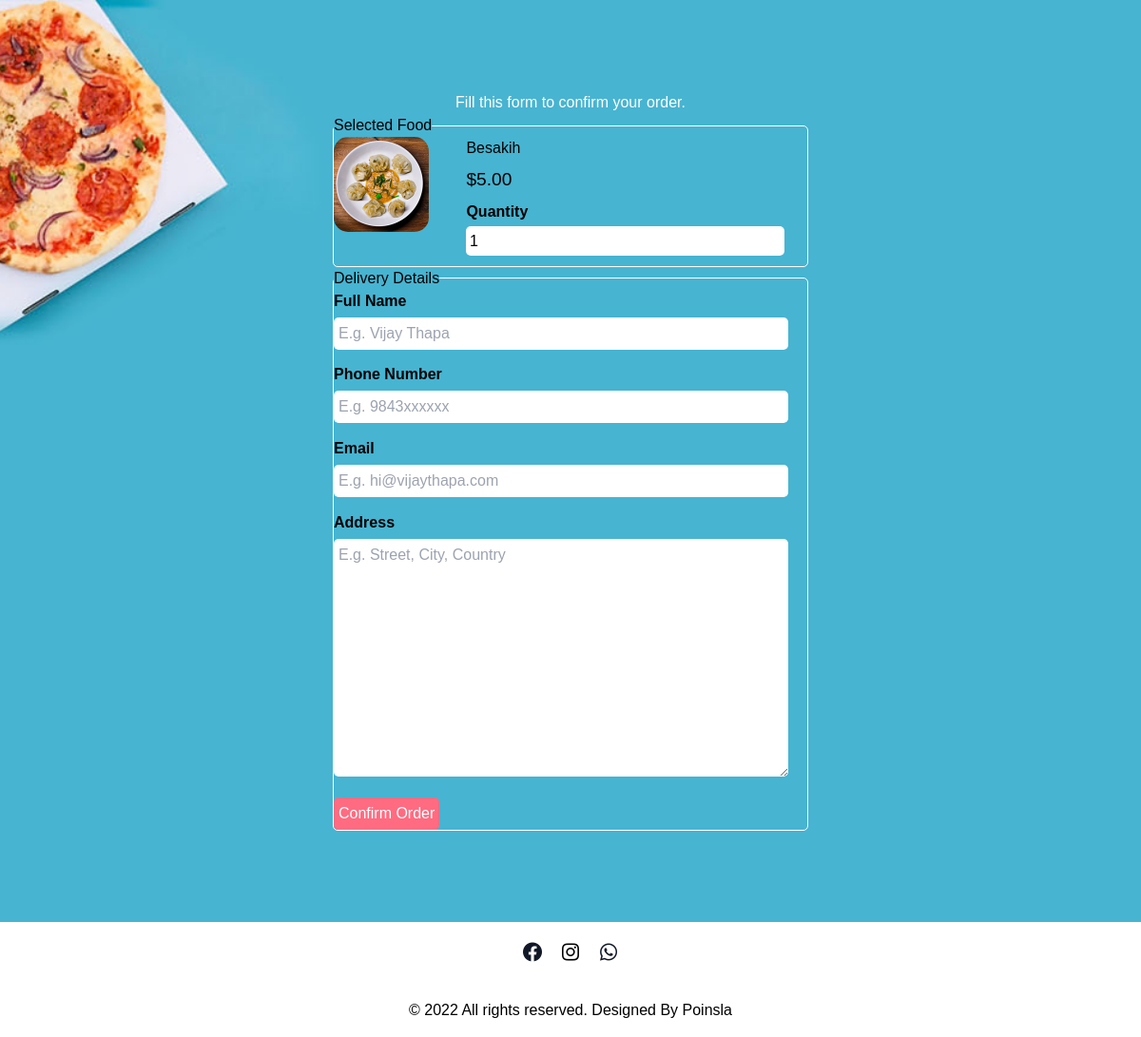
/order.php?food_id=3, run on the app's committed database.
### tables this page shows
CREATE TABLE `tbl_food` (
  `id` int(10) UNSIGNED NOT NULL,
  `category_id` int(10) UNSIGNED NOT NULL,
  `title` varchar(100) NOT NULL,
  `description` text NOT NULL,
  `price` decimal(10,2) NOT NULL,
  `image_name` varchar(255) NOT NULL,
  `featured` varchar(10) NOT NULL,
  `active` varchar(10) NOT NULL
);

### order.php (the view, shortened to what this page needs)
<?php include('partials-front/header.php'); ?>
<?php
if (isset($_GET['food_id'])) {
    $food_id = $_GET['food_id'];
    $sql = "SELECT * FROM tbl_food WHERE id=$food_id";
    $res = mysqli_query($conn, $sql);
    $count = mysqli_num_rows($res);
    if ($count == 1) {
        $row = mysqli_fetch_assoc($res);
        $title = $row['title'];
        $price = $row['price'];
        $image_name = $row['image_name'];
    } else {
        header('location:' . SITEURL);
    }
} else {
    header('location:' . SITEURL);
}
?>
<section class="food-search">
    <div class="container">
        <h2 class="text-center text-white">Fill this form to confirm your order.</h2>
        <form action="" method="POST" class="order">
            <fieldset>
                <legend>Selected Food</legend>
                <div class="food-menu-img">
                    <?php
                    if ($image_name == "") {
                        echo "<div class='error'>Image not Available.</div>";
                    } else {
                    ?>
                        <img src="<?php echo SITEURL; ?>images/food/<?php echo $image_name; ?>" alt="Chicke Hawain Pizza" class="img-responsive img-curve">
                    <?php
                    }
                    ?>
                </div>
                <div class="food-menu-desc">
                    <h3><?php echo $title; ?></h3>
                    <p class="food-price">$<?php echo $price; ?></p>
                    <div class="order-label">Quantity</div>
                    <input type="number" name="qty" class="input-responsive" value="1" required>
                </div>
            </fieldset>
            <fieldset>
                <legend>Delivery Details</legend>
                <div class="order-label">Full Name</div>
                <input type="text" name="full-name" placeholder="E.g. Vijay Thapa" class="input-responsive" required>
                <div class="order-label">Phone Number</div>
                <input type="tel" name="contact" placeholder="E.g. 9843xxxxxx" class="input-responsive" required>
                <div class="order-label">Email</div>
                <input type="email" name="email" placeholder="E.g. hi@vijaythapa.com" class="input-responsive" required>
                <div class="order-label">Address</div>
                <textarea name="address" rows="10" placeholder="E.g. Street, City, Country" class="input-responsive" required></textarea>
                <input type="submit" name="submit" value="Confirm Order" class="btn btn-primary">
            </fieldset>
        </form>
    </div>
</section>
<?php include('partials-front/footer.php'); ?>

### css/style.css (style rules this page uses)
* { margin: 0 0; padding: 0 0; font-family: Arial, Helvetica, sans-serif; }
.container { width: 80%; margin: 0 auto; padding: 1%; }
.img-responsive { width: 100%; }
.img-curve { border-radius: 15px; }
.text-center { text-align: center; }
.text-white { color: white; }
.btn { padding: 1%; border: none; font-size: 1rem; border-radius: 5px; }
.btn-primary { background-color: #ff6b81; color: white; cursor: pointer; }
h2 { color: #2f3542; font-size: 2rem; margin-bottom: 2%; }
h3 { font-size: 1.5rem; }
fieldset { border: 1px solid white; margin: 5%; padding: 3%; border-radius: 5px; }
.food-search { background-image: url(../images/bg.jpg); background-size: cover; background-repeat: no-repeat; background-position: center; padding: 7% 0; }
.food-menu-img { width: 20%; float: left; }
.food-menu-desc { width: 70%; float: left; margin-left: 8%; }
.food-price { font-size: 1.2rem; margin: 2% 0; }
.order { width: 50%; margin: 0 auto; }
.input-responsive { width: 96%; padding: 1%; margin-bottom: 3%; border: none; border-radius: 5px; font-size: 1rem; }
.order-label { margin-bottom: 1%; font-weight: bold; }

### assets/css/styles.css (style rules this page uses)
*, *::before, *::after { box-sizing: border-box; }
:root { -moz-tab-size: 4; -o-tab-size: 4; tab-size: 4; }
html { line-height: 1.15; -webkit-text-size-adjust: 100%; }
body { margin: 0; }
body { font-family: system-ui, -apple-system, 'Segoe UI', Roboto, Helvetica, Arial, sans-serif, 'Apple Color Emoji', 'Segoe UI Emoji'; }
button, input, optgroup, select, textarea { font-family: inherit; font-size: 100%; line-height: 1.15; margin: 0; }
button, [type='button'], [type='reset'], [type='submit'] { -webkit-appearance: button; }
legend { padding: 0; }
blockquote, dl, dd, h1, h2, h3, h4, h5, h6, hr, figure, p, pre { margin: 0; }
fieldset { margin: 0; padding: 0; }
html { font-family: ui-sans-serif, system-ui, -apple-system, BlinkMacSystemFont, "Segoe UI", Roboto, "Helvetica Neue", Arial, "Noto Sans", sans-serif, "Apple Color Emoji", "Segoe UI Emoji", "Segoe UI Symbol", "Noto Color Emoji"; line-height: 1.5; }
body { font-family: inherit; line-height: inherit; }
img { border-style: solid; }
textarea { resize: vertical; }
input::placeholder, textarea::placeholder { opacity: 1; color: #9ca3af; }
h1, h2, h3, h4, h5, h6 { font-size: inherit; font-weight: inherit; }
button, input, optgroup, select, textarea { padding: 0; line-height: inherit; color: inherit; }
img, svg, video, canvas, audio, iframe, embed, object { display: block; vertical-align: middle; }
img, video { max-width: 100%; height: auto; }
* { --tw-shadow: 0 0 #0000; --tw-ring-inset: var(--tw-empty, ); --tw-ring-offset-width: 0px; --tw-ring-offset-color: #fff; --tw-ring-color: rgba(59, 130, 246, 0.5); --tw-ring-offset-shadow: 0 0 #0000; --tw-ring-shadow: 0 0 #0000; }
.text-center { text-align: center; }
.text-white { --tw-text-opacity: 1; color: rgba(255, 255, 255, var(--tw-text-opacity)); }
.container { width: 100%; }
@media (min-width: 640px) { .container { max-width: 640px; } }
@media (min-width: 768px) { .container { max-width: 768px; } }
@media (min-width: 1024px) { .container { max-width: 1024px; } }

### data on the page
tbl_food: image_name (picture), title "Besakih", price "5.00"
